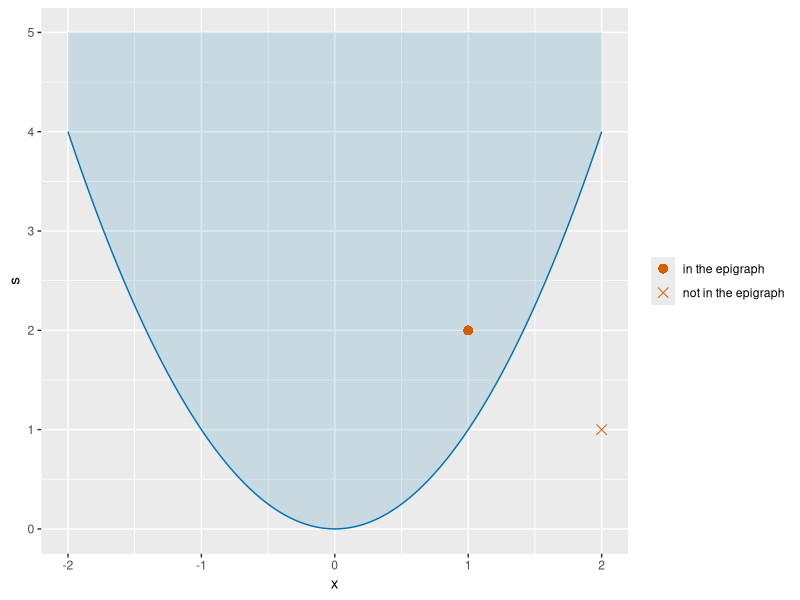

The R script that drew this image:
## ---- chunk 1
#| label: epigraph-r
#| fig-alt: >-
#|   Plot of the parabola s equals x squared for x from -2 to 2. The region on
#|   and above the parabola is shaded light blue. A vermilion filled circle at
#|   (1, 2) lies in the shaded region, and a vermilion cross at (2, 1) lies below
#|   the parabola, outside it.
#| fig-height: 4
#| fig-width: 5
ep_x_fe <- seq(-2, 2, length.out = 201)
ep_curve_fe <- tibble::tibble(x = ep_x_fe, s = ep_x_fe^2, top = 5)
ep_marks_x_fe <- c(1, 2)
ep_marks_s_fe <- c(2, 1)
ep_marks_kind_fe <- c("in the epigraph", "not in the epigraph")
ep_marks_fe <- tibble::tibble(
  x = ep_marks_x_fe, s = ep_marks_s_fe, kind = ep_marks_kind_fe
)
ep_aes_fe <- ggplot2::aes(x, s)
ep_ribbon_aes_fe <- ggplot2::aes(ymin = s, ymax = top)
ep_marks_aes_fe <- ggplot2::aes(shape = kind)
ep_shapes_fe <- c("in the epigraph" = 16, "not in the epigraph" = 4)
ggplot2::ggplot(ep_curve_fe, ep_aes_fe) +
  ggplot2::geom_ribbon(
    mapping = ep_ribbon_aes_fe, fill = "#0072B2", alpha = 0.15
  ) +
  ggplot2::geom_line(colour = "#0072B2") +
  ggplot2::geom_point(
    data = ep_marks_fe, mapping = ep_marks_aes_fe,
    colour = "#D55E00", size = 3
  ) +
  ggplot2::scale_shape_manual(values = ep_shapes_fe) +
  ggplot2::labs(x = "x", y = "s", shape = NULL)
